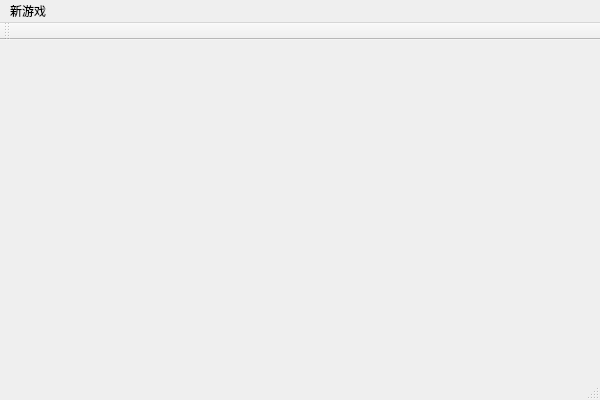
<?xml version="1.0" encoding="UTF-8"?>
<ui version="4.0">
 <class>sudokuGUIClass</class>
 <widget class="QMainWindow" name="sudokuGUIClass">
  <property name="geometry">
   <rect>
    <x>0</x>
    <y>0</y>
    <width>600</width>
    <height>400</height>
   </rect>
  </property>
  <property name="windowTitle">
   <string>sudokuGUI</string>
  </property>
  <widget class="QWidget" name="centralWidget"/>
  <widget class="QToolBar" name="mainToolBar">
   <attribute name="toolBarArea">
    <enum>TopToolBarArea</enum>
   </attribute>
   <attribute name="toolBarBreak">
    <bool>false</bool>
   </attribute>
  </widget>
  <widget class="QStatusBar" name="statusBar"/>
  <widget class="QMenuBar" name="menuBar">
   <property name="geometry">
    <rect>
     <x>0</x>
     <y>0</y>
     <width>600</width>
     <height>23</height>
    </rect>
   </property>
   <widget class="QMenu" name="menu">
    <property name="title">
     <string>新游戏</string>
    </property>
    <addaction name="action"/>
    <addaction name="action_2"/>
    <addaction name="action_3"/>
   </widget>
   <addaction name="menu"/>
  </widget>
  <action name="action">
   <property name="text">
    <string>easy</string>
   </property>
  </action>
  <action name="action_2">
   <property name="text">
    <string>normal</string>
   </property>
  </action>
  <action name="action_3">
   <property name="text">
    <string>hard</string>
   </property>
  </action>
 </widget>
 <layoutdefault spacing="6" margin="11"/>
 <resources>
  <include location="sudokuGUI.qrc"/>
 </resources>
 <connections/>
</ui>
